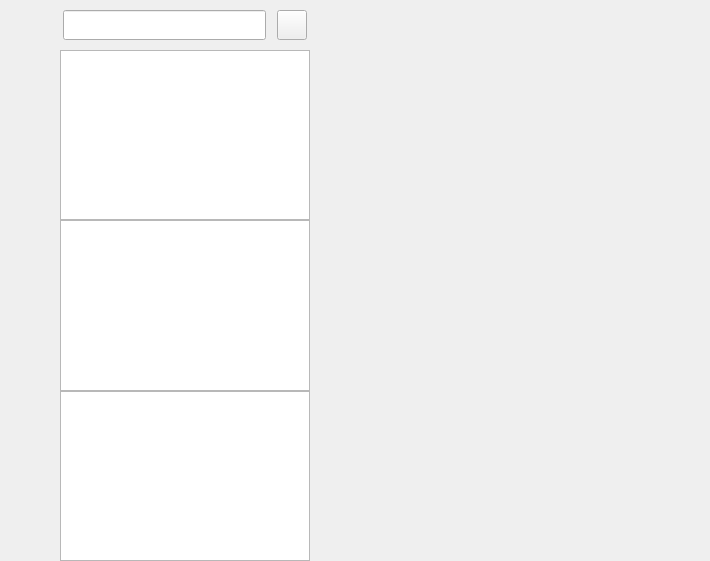
<?xml version="1.0" encoding="UTF-8"?>
<ui version="4.0">
 <class>ChatPageClass</class>
 <widget class="QWidget" name="ChatPageClass">
  <property name="geometry">
   <rect>
    <x>0</x>
    <y>0</y>
    <width>710</width>
    <height>561</height>
   </rect>
  </property>
  <property name="windowTitle">
   <string>ChatPage</string>
  </property>
  <layout class="QHBoxLayout" name="horizontalLayout">
   <property name="spacing">
    <number>0</number>
   </property>
   <property name="leftMargin">
    <number>0</number>
   </property>
   <property name="topMargin">
    <number>0</number>
   </property>
   <property name="rightMargin">
    <number>0</number>
   </property>
   <property name="bottomMargin">
    <number>0</number>
   </property>
   <item>
    <widget class="QWidget" name="side_bar" native="true">
     <property name="sizePolicy">
      <sizepolicy hsizetype="Fixed" vsizetype="Expanding">
       <horstretch>0</horstretch>
       <verstretch>0</verstretch>
      </sizepolicy>
     </property>
     <property name="minimumSize">
      <size>
       <width>60</width>
       <height>0</height>
      </size>
     </property>
     <property name="maximumSize">
      <size>
       <width>60</width>
       <height>16777215</height>
      </size>
     </property>
     <layout class="QVBoxLayout" name="verticalLayout">
      <property name="spacing">
       <number>0</number>
      </property>
      <property name="leftMargin">
       <number>0</number>
      </property>
      <property name="topMargin">
       <number>30</number>
      </property>
      <property name="rightMargin">
       <number>0</number>
      </property>
      <property name="bottomMargin">
       <number>0</number>
      </property>
      <item>
       <widget class="QWidget" name="widget" native="true">
        <layout class="QVBoxLayout" name="verticalLayout_3">
         <property name="spacing">
          <number>30</number>
         </property>
         <property name="leftMargin">
          <number>15</number>
         </property>
         <property name="topMargin">
          <number>0</number>
         </property>
         <property name="rightMargin">
          <number>0</number>
         </property>
         <property name="bottomMargin">
          <number>0</number>
         </property>
         <item>
          <widget class="QLabel" name="side_chat_label">
           <property name="minimumSize">
            <size>
             <width>30</width>
             <height>30</height>
            </size>
           </property>
           <property name="maximumSize">
            <size>
             <width>30</width>
             <height>30</height>
            </size>
           </property>
           <property name="text">
            <string/>
           </property>
           <property name="alignment">
            <set>Qt::AlignmentFlag::AlignCenter</set>
           </property>
          </widget>
         </item>
         <item>
          <widget class="QLabel" name="side_contact_label">
           <property name="minimumSize">
            <size>
             <width>30</width>
             <height>30</height>
            </size>
           </property>
           <property name="maximumSize">
            <size>
             <width>30</width>
             <height>30</height>
            </size>
           </property>
           <property name="text">
            <string/>
           </property>
           <property name="alignment">
            <set>Qt::AlignmentFlag::AlignCenter</set>
           </property>
          </widget>
         </item>
        </layout>
       </widget>
      </item>
      <item>
       <spacer name="verticalSpacer">
        <property name="orientation">
         <enum>Qt::Orientation::Vertical</enum>
        </property>
        <property name="sizeHint" stdset="0">
         <size>
          <width>20</width>
          <height>40</height>
         </size>
        </property>
       </spacer>
      </item>
     </layout>
    </widget>
   </item>
   <item>
    <widget class="QWidget" name="chat_user_widget" native="true">
     <property name="maximumSize">
      <size>
       <width>250</width>
       <height>16777215</height>
      </size>
     </property>
     <layout class="QVBoxLayout" name="verticalLayout_2">
      <property name="spacing">
       <number>0</number>
      </property>
      <property name="leftMargin">
       <number>0</number>
      </property>
      <property name="topMargin">
       <number>0</number>
      </property>
      <property name="rightMargin">
       <number>0</number>
      </property>
      <property name="bottomMargin">
       <number>0</number>
      </property>
      <item>
       <widget class="QWidget" name="search_widget" native="true">
        <property name="minimumSize">
         <size>
          <width>0</width>
          <height>50</height>
         </size>
        </property>
        <property name="maximumSize">
         <size>
          <width>16777215</width>
          <height>50</height>
         </size>
        </property>
        <layout class="QHBoxLayout" name="horizontalLayout_2">
         <property name="leftMargin">
          <number>3</number>
         </property>
         <property name="topMargin">
          <number>5</number>
         </property>
         <property name="rightMargin">
          <number>3</number>
         </property>
         <property name="bottomMargin">
          <number>5</number>
         </property>
         <item>
          <widget class="TruncateEdit" name="search_edit">
           <property name="minimumSize">
            <size>
             <width>0</width>
             <height>30</height>
            </size>
           </property>
           <property name="maximumSize">
            <size>
             <width>16777215</width>
             <height>30</height>
            </size>
           </property>
          </widget>
         </item>
         <item>
          <spacer name="horizontalSpacer">
           <property name="orientation">
            <enum>Qt::Orientation::Horizontal</enum>
           </property>
           <property name="sizeType">
            <enum>QSizePolicy::Policy::Fixed</enum>
           </property>
           <property name="sizeHint" stdset="0">
            <size>
             <width>5</width>
             <height>20</height>
            </size>
           </property>
          </spacer>
         </item>
         <item>
          <widget class="ClickedButton" name="add_button">
           <property name="minimumSize">
            <size>
             <width>30</width>
             <height>30</height>
            </size>
           </property>
           <property name="maximumSize">
            <size>
             <width>30</width>
             <height>30</height>
            </size>
           </property>
           <property name="text">
            <string/>
           </property>
          </widget>
         </item>
        </layout>
       </widget>
      </item>
      <item>
       <widget class="ChatUserList" name="chat_users_list"/>
      </item>
      <item>
       <widget class="QListWidget" name="search_list"/>
      </item>
      <item>
       <widget class="QListWidget" name="con_user_list"/>
      </item>
     </layout>
    </widget>
   </item>
   <item>
    <widget class="QStackedWidget" name="stackedWidget">
     <property name="currentIndex">
      <number>0</number>
     </property>
     <widget class="InterChatPage" name="chat_page">
      <layout class="QVBoxLayout" name="verticalLayout_6"/>
     </widget>
     <widget class="QWidget" name="friend_info_page"/>
    </widget>
   </item>
  </layout>
 </widget>
 <layoutdefault spacing="6" margin="11"/>
 <customwidgets>
  <customwidget>
   <class>ClickedButton</class>
   <extends>QPushButton</extends>
   <header location="global">ui/components/ClickedButton.h</header>
  </customwidget>
  <customwidget>
   <class>TruncateEdit</class>
   <extends>QLineEdit</extends>
   <header location="global">ui/components/TruncateEdit.h</header>
  </customwidget>
  <customwidget>
   <class>ChatUserList</class>
   <extends>QListWidget</extends>
   <header location="global">ui/components/ChatUserList.h</header>
  </customwidget>
  <customwidget>
   <class>InterChatPage</class>
   <extends>QWidget</extends>
   <header>ui/page/chat/chatPage/interchatpage.h</header>
   <container>1</container>
  </customwidget>
 </customwidgets>
 <resources>
  <include location="../../../../rc.qrc"/>
 </resources>
 <connections/>
</ui>
